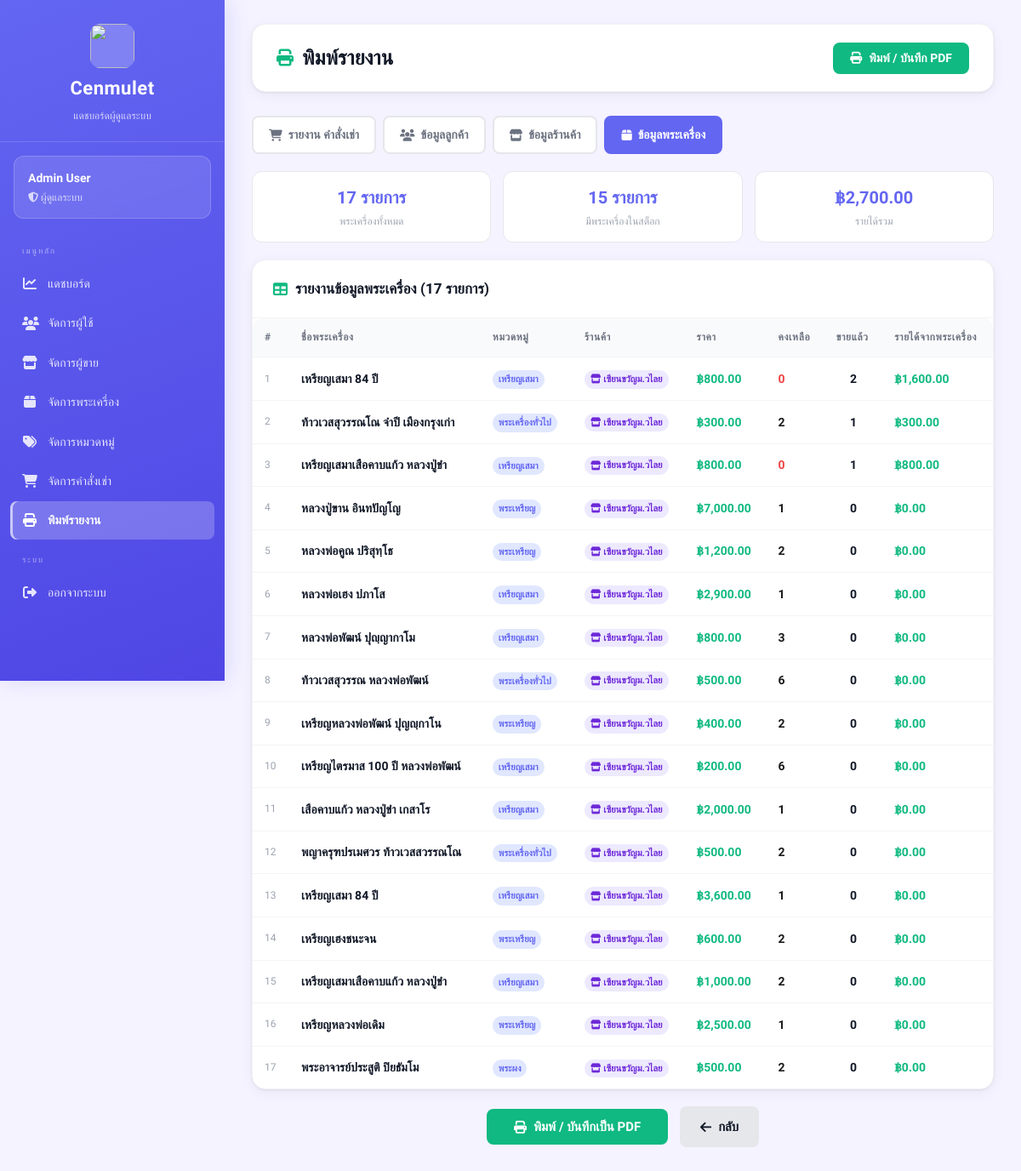
Screenshot of /views/admin/report.php?type=products (signed in) with the database file from the repository.
### tables this page shows
CREATE TABLE amulets (
    id INTEGER PRIMARY KEY AUTOINCREMENT,
    amulet_name TEXT,
    source TEXT,
    quantity INTEGER,
    price REAL,
    image TEXT,
    sellerId INTEGER,
    categoryId INTEGER, is_hidden INTEGER DEFAULT 0,
    FOREIGN KEY (sellerId) REFERENCES sellers(id),
    FOREIGN KEY (categoryId) REFERENCES categories(id)
);

### views/admin/report.php (the view, shortened to what this page needs)
<?php
require_once __DIR__ . "/../../config/db.php";
$admin_id = $_SESSION['user_id'];
$stmt = $db->prepare("SELECT id, fullname FROM admins WHERE id = :id");
$stmt->execute([':id' => $admin_id]);
$admin = $stmt->fetch(PDO::FETCH_ASSOC);
$report_type = $_GET['type'] ?? 'orders';
$date_from = $_GET['date_from'] ?? date('Y-m-01');
$date_to   = $_GET['date_to']   ?? date('Y-m-d');
$data     = [];
$summary  = [];
$columns  = [];
$title_th = '';
switch ($report_type) {
    case 'products':
        $title_th = 'รายงานข้อมูลพระเครื่อง';
        $columns  = ['#','ชื่อพระเครื่อง','หมวดหมู่','ร้านค้า','ราคา','คงเหลือ','ขายแล้ว','รายได้จากพระเครื่อง'];
        $rows = $db->query("
            SELECT a.*,
                   c.category_name,
                   s.store_name,
                   COALESCE(SUM(oi.quantity),0) as total_sold,
                   COALESCE(SUM(oi.quantity * oi.price),0) as revenue
            FROM amulets a
            LEFT JOIN categories c ON a.categoryId = c.id
            LEFT JOIN sellers s ON a.sellerId = s.id
            LEFT JOIN order_items oi ON a.id = oi.amulet_id
            LEFT JOIN orders o ON oi.order_id = o.id AND o.status = 'completed'
            GROUP BY a.id
            ORDER BY total_sold DESC
        ");
        $data = $rows->fetchAll(PDO::FETCH_ASSOC);
        $in_stock = 0; foreach ($data as $_r) { if ($_r['quantity'] > 0) $in_stock++; }
        $summary = [
            'พระเครื่องทั้งหมด'  => number_format(count($data)) . ' รายการ',
            'มีพระเครื่องในสต็อก' => number_format($in_stock) . ' รายการ',
            'รายได้รวม'      => '฿' . number_format(array_sum(array_column($data, 'revenue')), 2),
        ];
        break;
}
?>
<!DOCTYPE html>
<html lang="th">
<head>
    <link rel="stylesheet" href="/public/css/dashboard.css">
    <link rel="stylesheet" href="https://cdnjs.cloudflare.com/ajax/libs/font-awesome/6.5.1/css/all.min.css">
</head>
<body class="admin">
<div class="dashboard-container">
    <?php include __DIR__ . '/_sidebar.php'; ?>
    <main class="main-content">
        <div class="top-bar no-print">
            <h1><i class="fa-solid fa-print"></i> พิมพ์รายงาน</h1>
            <button onclick="window.print()" class="btn btn-primary">
                <i class="fa-solid fa-print"></i> พิมพ์ / บันทึก PDF
            </button>
        </div>
        <div class="report-tabs no-print">
            <?php
            $tabs = [
                'orders'    => ['fa-cart-shopping',  'รายงาน คำสั่งเช่า'],
                'customers' => ['fa-users',           'ข้อมูลลูกค้า'],
                'stores'    => ['fa-store',           'ข้อมูลร้านค้า'],
                'products'  => ['fa-box',             'ข้อมูลพระเครื่อง'],
            ];
            foreach ($tabs as $key => [$icon, $label]):
                $q = $key === 'orders'
                    ? "?type=$key&date_from=$date_from&date_to=$date_to"
                    : "?type=$key";
            ?>
            <a href="<?php echo $q; ?>"
               class="report-tab <?php echo $report_type === $key ? 'active' : ''; ?>">
                <i class="fa-solid <?php echo $icon; ?>"></i>
                <?php echo $label; ?>
            </a>
            <?php endforeach; ?>
        </div>
        <?php if (!empty($summary)): ?>
        <div class="summary-strip">
            <?php foreach ($summary as $lbl => $val): ?>
            <div class="summary-card">
                <div class="s-val"><?php echo $val; ?></div>
                <div class="s-lbl"><?php echo $lbl; ?></div>
            </div>
            <?php endforeach; ?>
        </div>
        <?php endif; ?>
        <div class="card">
            <div class="card-header no-print">
                <h2><i class="fa-solid fa-table"></i> <?php echo $title_th; ?> (<?php echo count($data); ?> รายการ)</h2>
            </div>
            <div class="table-wrapper">
            <?php if (count($data) > 0): ?>
            <table>
                <thead>
                    <tr>
                        <?php foreach ($columns as $col): ?>
                        <th><?php echo $col; ?></th>
                        <?php endforeach; ?>
                    </tr>
                </thead>
                <tbody>
                <?php if ($report_type === 'products'):
                    foreach ($data as $i => $r): ?>
                <tr>
                    <td style="color:#9ca3af;font-size:12px"><?php echo $i+1; ?></td>
                    <td>
                        <strong><?php echo htmlspecialchars($r['amulet_name']); ?></strong>
                    </td>
                    <td><span class="store-tag" style="background:#e0e7ff;color:#6366f1"><?php echo htmlspecialchars($r['category_name'] ?? '-'); ?></span></td>
                    <td><span class="store-tag"><i class="fa-solid fa-store"></i> <?php echo htmlspecialchars($r['store_name'] ?? '-'); ?></span></td>
                    <td><strong style="color:#10b981">฿<?php echo number_format($r['price'],2); ?></strong></td>
                    <td style="font-weight:600;color:<?php echo $r['quantity']>0?'#1a1a1a':'#ef4444'; ?>">
                        <?php echo number_format($r['quantity']); ?>
                    </td>
                    <td style="text-align:center;font-weight:600"><?php echo number_format($r['total_sold']); ?></td>
                    <td><strong style="color:#10b981">฿<?php echo number_format($r['revenue'],2); ?></strong></td>
                </tr>
                <?php endforeach; endif; ?>
                </tbody>
            </table>
            <?php endif; ?>
            </div>
        </div>
        <div style="text-align:center;margin-top:20px" class="no-print">
            <button onclick="window.print()" class="btn btn-primary" style="padding:12px 32px;font-size:15px">
                <i class="fa-solid fa-print"></i> พิมพ์ / บันทึกเป็น PDF
            </button>
            <a href="/views/admin/dashboard.php" class="btn btn-secondary" style="padding:12px 24px;font-size:15px;margin-left:10px">
                <i class="fa-solid fa-arrow-left"></i> กลับ
            </a>
        </div>
    </main>
</div>
</body>
</html>

### views/admin/_sidebar.php (shortened to what this page needs)
<?php
$current = basename($_SERVER['PHP_SELF']);
?>
<aside class="sidebar admin">
    <div class="sidebar-header">
        <img src="/public/images/image.png" alt="">
        <h2>Cenmulet</h2>
        <p>แดชบอร์ดผู้ดูแลระบบ</p>
    </div>
    <div class="sidebar-user">
        <h3><?php echo htmlspecialchars($admin['fullname']); ?></h3>
        <p><i class="fa-solid fa-shield-halved"></i> ผู้ดูแลระบบ</p>
    </div>
    <ul class="sidebar-menu">
        <li class="menu-sep">เมนูหลัก</li>
        <li>
            <a href="/views/admin/dashboard.php"
               class="<?php echo $current === 'dashboard.php' ? 'active' : ''; ?>">
                <i class="fa-solid fa-chart-line"></i> แดชบอร์ด
            </a>
        </li>
        <li>
            <a href="/views/admin/users.php"
               class="<?php echo $current === 'users.php' ? 'active' : ''; ?>">
                <i class="fa-solid fa-users"></i> จัดการผู้ใช้
            </a>
        </li>
        <li>
            <a href="/views/admin/sellers.php"
               class="<?php echo in_array($current, ['sellers.php','approve_sellers.php']) ? 'active' : ''; ?>">
                <i class="fa-solid fa-store"></i> จัดการผู้ขาย
            </a>
        </li>
        <li>
            <a href="/views/admin/products.php"
               class="<?php echo $current === 'products.php' ? 'active' : ''; ?>">
                <i class="fa-solid fa-box"></i> จัดการพระเครื่อง
            </a>
        </li>
        <li>
            <a href="/views/admin/categories.php"
               class="<?php echo $current === 'categories.php' ? 'active' : ''; ?>">
                <i class="fa-solid fa-tags"></i> จัดการหมวดหมู่
            </a>
        </li>
        <li>
            <a href="/views/admin/orders.php"
               class="<?php echo $current === 'orders.php' ? 'active' : ''; ?>">
                <i class="fa-solid fa-cart-shopping"></i> จัดการคำสั่งเช่า
            </a>
        </li>
        <li>
            <a href="/views/admin/report.php"
               class="<?php echo $current === 'report.php' ? 'active' : ''; ?>">
                <i class="fa-solid fa-print"></i> พิมพ์รายงาน
            </a>
        </li>
        <li class="menu-sep">ระบบ</li>
        <li>
            <a href="/auth/logout.php">
                <i class="fa-solid fa-right-from-bracket"></i> ออกจากระบบ
            </a>
        </li>
    </ul>
</aside>

### views/admin/report.php (style rules this page uses)
.report-tabs { display: flex; gap: 8px; flex-wrap: wrap; margin-bottom: 20px; }
.report-tab { padding: 9px 18px; border-radius: 8px; font-size: 14px; font-family: inherit; font-weight: 600; cursor: pointer; border: 2px solid #e5e7eb; background: #fff; color: #6b7280; text-decoration: none; display: inline-flex; align-items: center; gap: 7px; transition: all .18s; }
.report-tab.active { border-color: #6366f1; background: #6366f1; color: #fff; }
.summary-strip { display: flex; gap: 14px; flex-wrap: wrap; margin-bottom: 20px; }
.summary-card { flex: 1; min-width: 160px; background: #fff; border: 1px solid #e5e7eb; border-radius: 12px; padding: 14px 18px; text-align: center; }
.summary-card .s-val { font-size: 20px; font-weight: 800; color: #6366f1; margin-bottom: 3px; }
.summary-card .s-lbl { font-size: 12px; color: #9ca3af; }
.store-tag { display: inline-flex; align-items: center; gap: 3px; background: #ede9fe; color: #6d28d9; padding: 2px 7px; border-radius: 99px; font-size: 11px; font-weight: 600; }

### rows the page displays
amulets: amulet_name "เหรียญเสมา 84 ปี", category_name "เหรียญเสมา", store_name "เซียนขวัญม.วไลย", price "800.00", quantity "0", total_sold "2", revenue "1,600.00"
amulets: amulet_name "ท้าวเวสสุวรรณโณ จำปี เมืองกรุงเก่า", category_name "พระเครื่องทั่วไป", store_name "เซียนขวัญม.วไลย", price "300.00", quantity "2", total_sold "1", revenue "300.00"
amulets: amulet_name "เหรียญเสมาเสือคาบแก้ว หลวงปู่ขำ", category_name "เหรียญเสมา", store_name "เซียนขวัญม.วไลย", price "800.00", quantity "0", total_sold "1", revenue "800.00"
amulets: amulet_name "หลวงปู่ขาน อินทปัญโญ", category_name "พระเหรียญ", store_name "เซียนขวัญม.วไลย", price "7,000.00", quantity "1", total_sold "0", revenue "0.00"
amulets: amulet_name "หลวงพ่อคูณ ปริสุทฺโธ", category_name "พระเหรียญ", store_name "เซียนขวัญม.วไลย", price "1,200.00", quantity "2", total_sold "0", revenue "0.00"
amulets: amulet_name "หลวงพ่อเฮง ปภาโส", category_name "เหรียญเสมา", store_name "เซียนขวัญม.วไลย", price "2,900.00", quantity "1", total_sold "0", revenue "0.00"
amulets: amulet_name "หลวงพ่อพัฒน์ ปุญฺญากาโม", category_name "เหรียญเสมา", store_name "เซียนขวัญม.วไลย", price "800.00", quantity "3", total_sold "0", revenue "0.00"
amulets: amulet_name "ท้าวเวสสุวรรณ หลวงพ่อพัฒน์", category_name "พระเครื่องทั่วไป", store_name "เซียนขวัญม.วไลย", price "500.00", quantity "6", total_sold "0", revenue "0.00"
amulets: amulet_name "เหรียญหลวงพ่อพัฒน์ ปุญญฺกาโน", category_name "พระเหรียญ", store_name "เซียนขวัญม.วไลย", price "400.00", quantity "2", total_sold "0", revenue "0.00"
amulets: amulet_name "เหรียญไตรมาส 100 ปี หลวงพ่อพัฒน์", category_name "เหรียญเสมา", store_name "เซียนขวัญม.วไลย", price "200.00", quantity "6", total_sold "0", revenue "0.00"
amulets: amulet_name "เสือคาบแก้ว หลวงปู่ขำ เกสาโร", category_name "เหรียญเสมา", store_name "เซียนขวัญม.วไลย", price "2,000.00", quantity "1", total_sold "0", revenue "0.00"
amulets: amulet_name "พญาครุฑปรเมศวร ท้าวเวสสวรรณโณ", category_name "พระเครื่องทั่วไป", store_name "เซียนขวัญม.วไลย", price "500.00", quantity "2", total_sold "0", revenue "0.00"
amulets: amulet_name "เหรียญเสมา 84 ปี", category_name "เหรียญเสมา", store_name "เซียนขวัญม.วไลย", price "3,600.00", quantity "1", total_sold "0", revenue "0.00"
amulets: amulet_name "เหรียญเฮงชนะจน", category_name "พระเหรียญ", store_name "เซียนขวัญม.วไลย", price "600.00", quantity "2", total_sold "0", revenue "0.00"
amulets: amulet_name "เหรียญเสมาเสือคาบแก้ว หลวงปู่ขำ", category_name "เหรียญเสมา", store_name "เซียนขวัญม.วไลย", price "1,000.00", quantity "2", total_sold "0", revenue "0.00"
amulets: amulet_name "เหรียญหลวงพ่อเดิม", category_name "พระเหรียญ", store_name "เซียนขวัญม.วไลย", price "2,500.00", quantity "1", total_sold "0", revenue "0.00"
amulets: amulet_name "พระอาจารย์ประสูติ ปิยธัมโม", category_name "พระผง", store_name "เซียนขวัญม.วไลย", price "500.00", quantity "2", total_sold "0", revenue "0.00"

### other values shown
$admin['fullname'] "Admin User"
$label "รายงาน คำสั่งเช่า"
$label "ข้อมูลลูกค้า"
$label "ข้อมูลร้านค้า"
$label "ข้อมูลพระเครื่อง"
$val "17 รายการ"
$lbl "พระเครื่องทั้งหมด"
$val "15 รายการ"
$lbl "มีพระเครื่องในสต็อก"
$val "฿2,700.00"
$lbl "รายได้รวม"
$title_th "รายงานข้อมูลพระเครื่อง"
count($data) "17"
$col "#"
$col "ชื่อพระเครื่อง"
